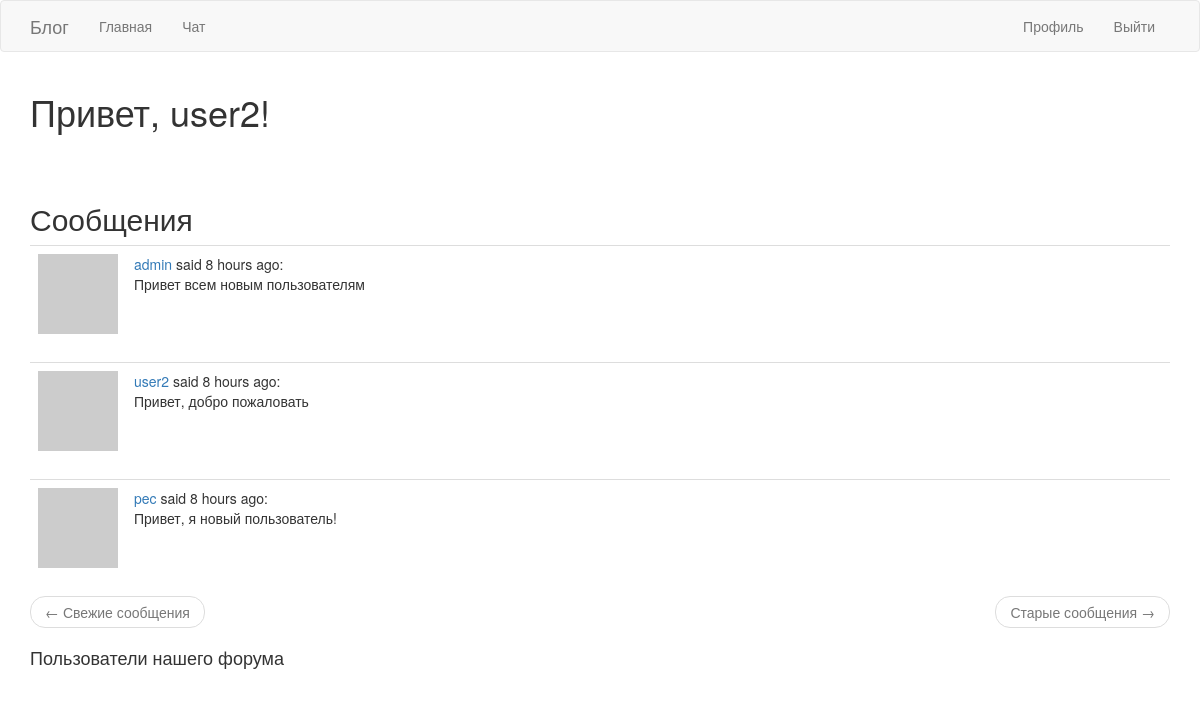
The page /explore (signed in) on the database its author committed.
### app/models.py (models this page shows, shortened)
class User(UserMixin, db.Model):
    id = db.Column(db.Integer, primary_key=True)
    username = db.Column(db.String(64), index=True, unique=True)
    email = db.Column(db.String(120), index=True, unique=True)
    password_hash = db.Column(db.String(128))
    posts = db.relationship('Post', backref='author', lazy='dynamic')
    about_me = db.Column(db.String(140))
    last_seen = db.Column(db.DateTime, default=datetime.utcnow)
    subscribe = db.relationship(
        'User', secondary=followers,
        primaryjoin=(followers.c.follower_id == id),
        secondaryjoin=(followers.c.subscribe_id == id),
        backref=db.backref('followers', lazy='dynamic'), lazy='dynamic')
    def avatar(self, size):
        digest = md5(self.email.lower().encode('utf-8')).hexdigest()
        return f"https://www.gravatar.com/avatar/{digest}?d=identicon&s={size}"

class Post(db.Model):
    id = db.Column(db.Integer, primary_key=True)
    body = db.Column(db.String(140))
    timestamp = db.Column(db.DateTime, index=True, default=datetime.utcnow)
    user_id = db.Column(db.Integer, db.ForeignKey('user.id'))

### app/routes.py (the view)
@app.route('/explore')
@login_required
def explore():
    page = request.args.get('page', 1, type=int)
    posts = Post.query.order_by(Post.timestamp.desc()).paginate(page, app.config['POSTS_PER_PAGE'], False)
    next_url = url_for('explore', page=posts.next_num) \
        if posts.has_next else None
    prev_url = url_for('explore', page=posts.prev_num) \
        if posts.has_prev else None
    return render_template('index.html', title='Чат', posts=posts.items,
                           next_url=next_url, prev_url=prev_url )

### app/models.py (called while the page is built)
@login.user_loader
def load_user(id):
    return User.query.get(int(id))

### app/routes.py (called while the page is built)
@app.before_request
def before_request():
    if current_user.is_authenticated:
        current_user.last_seen = datetime.utcnow()
        db.session.commit()
    g.locale = str(get_locale())

### app/templates/index.html (shortened to what this page needs)
{% extends "base.html" %}
{% block app_content %}
    <h1>{{ _('Привет, %(username)s!', username=current_user.username) }}</h1>
<br>
<br>
    <h2>{{ _('Сообщения') }}</h2>
        {% for post in posts %}
        {% include '_post.html' %}
        {% endfor %}
        <nav aria-label="...">
            <ul class="pager">
                <li class="previous{% if not prev_url %} disabled{% endif %}">
                    <a href="{{ prev_url or '#' }}">
                        <span aria-hidden="true">&larr;</span> {{ _('Свежие сообщения') }}
                    </a>
                </li>
                <li class="next{% if not next_url %} disabled{% endif %}">
                    <a href="{{ next_url or '#' }}">
                        {{ _('Старые сообщения') }} <span aria-hidden="true">&rarr;</span>
                    </a>
                </li>
            </ul>
        </nav>
<h4>{{ _('Пользователи нашего форума') }}</h4>
{% endblock %}

### app/templates/_post.html
<table class="table ">
    <tr>
        <td width="70px">
            <a href="{{ url_for('user', username=post.author.username) }}">
                <img src="{{ post.author.avatar(70) }}" />
            </a>
        </td>
        <td>
            <a href="{{ url_for('user', username=post.author.username) }}">
                {{ post.author.username }}
            </a>
            said {{ moment(post.timestamp).fromNow() }}:
            <br>
            {{ post.body }}
        </td>
    </tr>
</table>

### rows shown on the page
Post: author.username "admin", timestamp "8 hours ago", body "Привет всем новым пользователям"
Post: author.username "user2", timestamp "8 hours ago", body "Привет, добро пожаловать"
Post: author.username "pec", timestamp "8 hours ago", body "Привет, я новый пользователь!"
